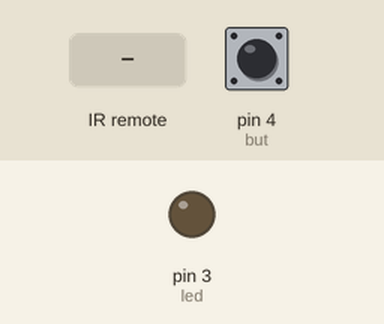
Recording of a sketch running on a simulated Arduino Uno, built with avr-gcc and run on an emulated ATmega328P. Parts: output pins drawn as LEDs (lit = HIGH). The inputs (shaded band) are chosen by the test bench; at power-on: pin 4 (but) LOW. What the sketch prints to the serial monitor is not drawn.

Above: at 1.2 s.
1.3 s: pin 4 (but) pulled HIGH for 3.2 s
At 6.0 s:
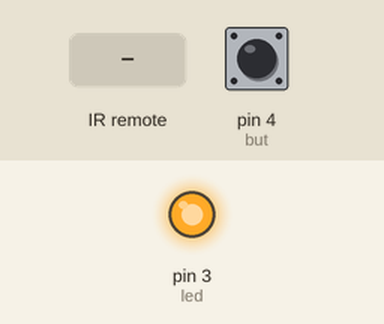
6.3 s: infrared code 0xE0E028D7 received
At 7.7 s:
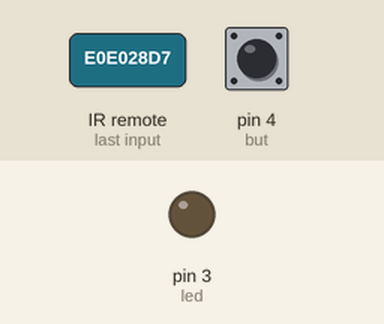
8.3 s: pin 4 (but) pulled HIGH for 0.15 s
At 9.2 s:
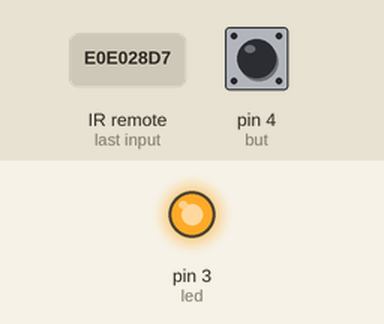
Timing chart, 0 to 11.3 s (numbered marks = the images above; inputs shaded):
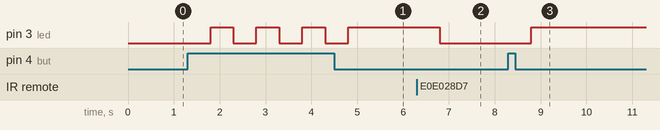

Measured:
- after the input at 1.3 s, pin 3 (led): alternates HIGH for 0.50 s and LOW for 0.50 s, 7 changes in all, then stays HIGH, starting after 0.50 s
- after the input at 6.3 s, pin 3 (led): HIGH → LOW after 0.50 s
- after the input at 8.3 s, pin 3 (led): LOW → HIGH after 0.50 s

The sketch:

push_but.ino
```cpp
#include <IRremote.hpp>

const int ir_rec = 7;
IRrecv irrecv(ir_rec);
decode_results results;

int led = 3;
int but = 4;
int pressed = 0;
int led_state =0;

void setup() {

  irrecv.enableIRIn();
pinMode(led,OUTPUT);
pinMode(but,INPUT);
Serial.begin(9600);


}

void loop() {

  pressed =digitalRead(but);
  if(pressed==HIGH){
    Serial.print("press");
    delay(500);
    switch(led_state){
      case 0:
      digitalWrite(led,HIGH);
      led_state = 1;
      break;
       case 1:
      digitalWrite(led,LOW);
      led_state = 0;
      break;

    }

}
if (irrecv.decode(&results)) {

 switch (results.value) {
  case 0xE0E028D7:

  Serial.print("ir");

    delay(500);
    switch(led_state){
      case 0:
      digitalWrite(led,HIGH);
      led_state = 1;
      break;
       case 1:
      digitalWrite(led,LOW);
      led_state = 0;
      break;

    }

  break;

 }
 irrecv.resume();
 }}
```
